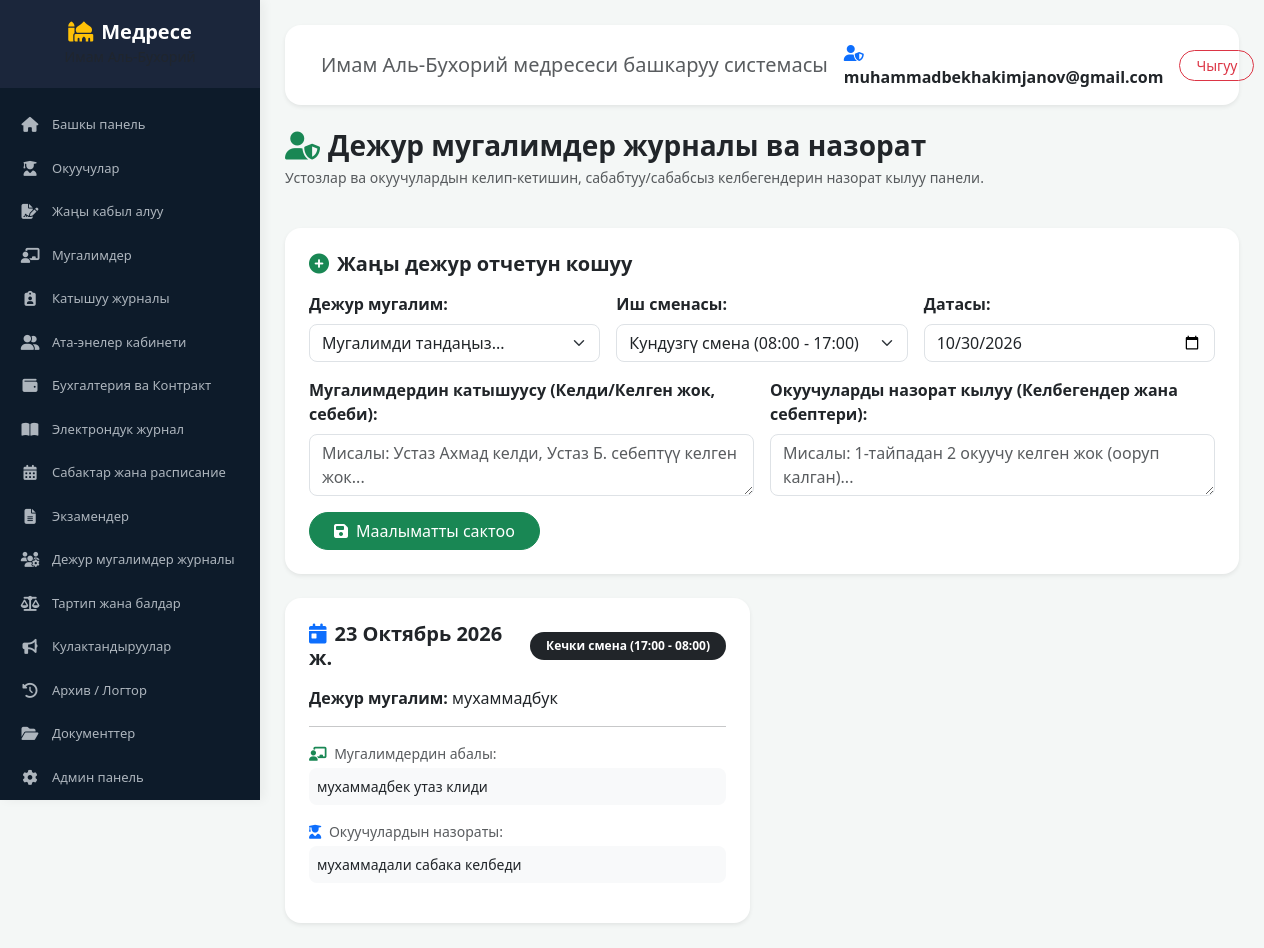
The page /duty-schedule/ (signed in) on the database its author committed.
### madrasah/accounts/models.py (models this page shows)
class User(AbstractUser):
    middle_name = models.CharField(max_length=150, blank=True, null=True, verbose_name="Атасынын аты")
    phone = models.CharField(max_length=20, blank=True, null=True, verbose_name="Телефон номери")
    role = models.CharField(
        max_length=20,
        choices=[('student', 'Окуучу'), ('teacher', 'Мугалим'), ('admin', 'Админ')],
        default='student',
        verbose_name="Ролу"
    )

### madrasah/core/models.py (models this page shows, shortened)
class DutyLog(models.Model):
    SHIFT_CHOICES = (
        ('day', 'Кундузги смена (08:00 - 17:00)'),
        ('night', 'Кечки смена (17:00 - 08:00)'),
    )
    teacher = models.ForeignKey('Teacher', on_delete=models.CASCADE, verbose_name="Дежур мугалим")
    date = models.DateField(auto_now_add=True, verbose_name="Күнү")
    shift = models.CharField(max_length=10, choices=SHIFT_CHOICES, default='day', verbose_name="Сменасы")
    teachers_attendance = models.TextField(blank=True, null=True, verbose_name="Устозрлордун келгени / келбегени")
    students_attendance = models.TextField(blank=True, null=True, verbose_name="Окуучулардын келгени жана себептери")
    note = models.TextField(blank=True, null=True, verbose_name="Кошумча эскертүү")
    class Meta:
        verbose_name = "Дежур назорат журналы"
        verbose_name_plural = "Дежур мугалимдер журналы (Архив)"
        ordering = ['-date']

class Teacher(models.Model):
    user = models.OneToOneField(
        settings.AUTH_USER_MODEL,
        on_delete=models.SET_NULL,
        null=True,
        blank=True,
        verbose_name='Колдонуучу (Логин)'
    )
    photo = models.ImageField(
        upload_to='teachers/', blank=True, null=True, verbose_name='Сүрөтү'
    )
    name = models.CharField(max_length=100, verbose_name='Аты-жөнү')
    subject = models.CharField(max_length=100, verbose_name='Предмети')
    phone = models.CharField(max_length=20, verbose_name='Телефон номери')
    class Meta:
        verbose_name = 'Мугалим'
        verbose_name_plural = 'Мугалимдер'

### madrasah/core/views.py (the view, shortened to what this page needs)
# urls.py: path('duty-schedule/', views.duty_schedule_list_view, name='duty_schedule_list'),
@login_required
def duty_schedule_list_view(request):
    teachers = Teacher.objects.all()
    duties = DutyLog.objects.all().order_by("-date")
    return render(request, "core/duty_schedule_list.html", {"teachers": teachers, "duties": duties})

### madrasah/core/context_processors.py (called while the page is built)
def menu(request):
    if request.user.is_authenticated:
        return {"menu_items": MENU.get(request.user.role, [])}
    return {"menu_items": []}

### madrasah/templates/core/duty_schedule_list.html (shortened to what this page needs)
{% extends 'base.html' %}
{% block content %}
<div class="row mb-4 align-items-center">
    <div class="col">
        <h3 class="fw-bold text-dark mb-0">
            <i class="fa-solid fa-user-shield text-success me-2"></i>Дежур мугалимдер журналы ва назорат
        </h3>
        <p class="text-muted small mt-1">Устозлар ва окуучулардын келип-кетишин, сабабтуу/сабабсыз келбегендерин назорат кылуу панели.</p>
    </div>
</div>
<div class="card border-0 shadow-sm rounded-4 mb-4">
    <div class="card-body p-4">
        <h5 class="fw-bold text-dark mb-3"><i class="fa fa-plus-circle text-success me-2"></i>Жаңы дежур отчетун кошуу</h5>
        <form method="POST">
            <div class="row g-3">
                <div class="col-md-4">
                    <label class="form-label fw-semibold">Дежур мугалим:</label>
                    <select name="teacher_id" class="form-select rounded-3" required>
                        <option value="">Мугалимди тандаңыз...</option>
                    </select>
                </div>
                <div class="col-md-4">
                    <label class="form-label fw-semibold">Иш сменасы:</label>
                    <select name="shift" class="form-select rounded-3" required>
                        <option value="day">Кундузгү смена (08:00 - 17:00)</option>
                    </select>
                </div>
                <div class="col-md-4">
                    <label class="form-label fw-semibold">Датасы:</label>
                    <input type="date" name="date" class="form-control rounded-3" value="{% now 'Y-m-d' %}" required>
                </div>
                <div class="col-md-6">
                    <label class="form-label fw-semibold">Мугалимдердин катышуусу (Келди/Келген жок, себеби):</label>
                    <textarea name="teachers_attendance" class="form-control rounded-3" rows="2" placeholder="Мисалы: Устаз Ахмад келди, Устаз Б. себептүү келген жок..."></textarea>
                </div>
                <div class="col-md-6">
                    <label class="form-label fw-semibold">Окуучуларды назорат кылуу (Келбегендер жана себептери):</label>
                    <textarea name="students_attendance" class="form-control rounded-3" rows="2" placeholder="Мисалы: 1-тайпадан 2 окуучу келген жок (ооруп калган)..."></textarea>
                </div>
            </div>
            <button type="submit" class="btn btn-success rounded-pill px-4 mt-3">
                <i class="fa-solid fa-save me-2"></i>Маалыматты сактоо
            </button>
        </form>
    </div>
</div>
<div class="row g-4">
    {% for duty in duties %}
    <div class="col-md-6">
        <div class="card border-0 shadow-sm rounded-4 h-100">
            <div class="card-body p-4">
                <div class="d-flex justify-content-between align-items-center mb-3">
                    <h5 class="fw-bold text-dark mb-0"><i class="fa fa-calendar-day text-primary me-2"></i>{{ duty.date }}</h5>
                    {% if duty.shift == 'day' %}
                        <span class="badge bg-warning-subtle text-warning px-3 py-2 rounded-pill">
                            {{ duty.get_shift_display }}
                        </span>
                    {% else %}
                        <span class="badge bg-dark text-white px-3 py-2 rounded-pill">
                            {{ duty.get_shift_display }}
                        </span>
                    {% endif %}
                </div>
                <p class="mb-2"><strong>Дежур мугалим:</strong> {{ duty.teacher.name }}</p>
                <hr class="opacity-25">
                <p class="small text-muted mb-1"><i class="fa fa-chalkboard-user text-success me-1"></i> Мугалимдердин абалы:</p>
                <p class="bg-light p-2 rounded-3 small">{{ duty.teachers_attendance|default:"Маалымат берилген эмес" }}</p>
                <p class="small text-muted mb-1"><i class="fa fa-user-graduate text-primary me-1"></i> Окуучулардын назораты:</p>
                <p class="bg-light p-2 rounded-3 small">{{ duty.students_attendance|default:"Маалымат берилген эмес" }}</p>
            </div>
        </div>
    </div>
    {% endfor %}
</div>
{% endblock %}

### madrasah/templates/base.html (shortened to what this page needs)
{% load static %}
<!DOCTYPE html>
<html lang="ky">
<head>
    <link href="https://cdn.jsdelivr.net/npm/bootstrap@5.3.2/dist/css/bootstrap.min.css" rel="stylesheet">
    <link rel="stylesheet" href="https://cdnjs.cloudflare.com/ajax/libs/font-awesome/6.4.2/css/all.min.css">
</head>
<body>
    <nav id="sidebar">
        <div class="sidebar-header">
            <h5 class="fw-bold mb-0 text-white"><i class="fa-solid fa-mosque me-2 text-warning"></i>Медресе</h5>
            <small class="text-muted">Имам Аль-Бухорий</small>
        </div>
        <ul class="list-unstyled components">
            <li>
                <a href="{% url 'dashboard' %}"><i class="fa-solid fa-house"></i> Башкы панель</a>
            </li>
            <li>
                <a href="{% url 'students_list' %}"><i class="fa-solid fa-user-graduate"></i> Окуучулар</a>
            </li>
            <li>
                <a href="{% url 'students_list' %}"><i class="fa-solid fa-file-signature"></i> Жаңы кабыл алуу</a>
            </li>
            <li>
                <a href="{% url 'teachers_list' %}"><i class="fa-solid fa-chalkboard-user"></i> Мугалимдер</a>
            </li>
            <li>
                <a href="{% url 'attendance' %}"><i class="fa-solid fa-clipboard-user"></i> Катышуу журналы</a>
            </li>
            <li>
                <a href="{% url 'parents_cabinet' %}"><i class="fa-solid fa-user-group"></i> Ата-энелер кабинети</a>
            </li>
            <li>
                <a href="{% url 'accounting' %}"><i class="fa-solid fa-wallet"></i> Бухгалтерия ва Контракт</a>
            </li>
            <li>
                <a href="{% url 'gradebook' %}"><i class="fa-solid fa-book-open"></i> Электрондук журнал</a>
            </li>
            <li>
                <a href="{% url 'schedule_list' %}"><i class="fa-solid fa-calendar-days"></i> Сабактар жана расписание</a>
            </li>
            <li>
                <a href="{% url 'exams_list' %}"><i class="fa-solid fa-file-lines"></i> Экзамендер</a>
            </li>
            <li>
                <a href="{% url 'duty_schedule_list' %}"><i class="fa-solid fa-users-gear"></i> Дежур мугалимдер журналы</a>
            </li>
            <li>
                <a href="{% url 'discipline' %}"><i class="fa-solid fa-scale-balanced"></i> Тартип жана балдар</a>
            </li>
            <li>
                <a href="{% url 'announcements_list' %}"><i class="fa-solid fa-bullhorn"></i> Кулактандыруулар</a>
            </li>
            <li>
                <a href="{% url 'audit_list' %}"><i class="fa-solid fa-clock-rotate-left"></i> Архив / Логтор</a>
            </li>
            <li>
                <a href="{% url 'documents' %}"><i class="fa-solid fa-folder-open"></i> Документтер</a>
            </li>
            <li>
                <a href="{% url 'admin_management' %}"><i class="fa-solid fa-gear"></i> Админ панель</a>
            </li>
        </ul>
    </nav>
    <div id="content">
        <nav class="navbar navbar-expand-lg navbar-light bg-white rounded-4 shadow-sm mb-4 px-4 py-3">
            <div class="container-fluid">
                <span class="navbar-brand mb-0 h6 text-muted">Имам Аль-Бухорий медресеси башкаруу системасы</span>
                <div class="d-flex align-items-center gap-3">
                    <span class="fw-bold text-dark"><i class="fa-solid fa-user-shield me-1 text-primary"></i> {{ user.username|default:"Администратор" }}</span>
                    <a href="{% url 'logout' %}" class="btn btn-outline-danger btn-sm rounded-pill px-3">Чыгуу</a>
                </div>
            </div>
        </nav>
        {% block content %}
        {% endblock %}
    </div>
</body>
</html>

### madrasah/templates/base.html (style rules this page uses)
:root { --sidebar-width: 260px; --primary-color: #0d1b2a; --secondary-color: #1b263b; }
body { background-color: #f4f7f6; font-family: 'Segoe UI', Tahoma, Geneva, Verdana, sans-serif; }
#sidebar { position: fixed; top: 0; left: 0; height: 100vh; width: var(--sidebar-width); background-color: var(--primary-color); color: #fff; transition: all 0.3s; z-index: 1000; overflow-y: auto; box-shadow: 4px 0 10px rgba(0,0,0,0.05); }
#sidebar .sidebar-header { padding: 20px; background-color: var(--secondary-color); text-align: center; }
#sidebar ul.components { padding: 15px 0; }
#sidebar ul li a { padding: 12px 20px; display: flex; align-items: center; color: #adb5bd; text-decoration: none; transition: 0.2s; font-size: 13px; }
#sidebar ul li a i { margin-right: 12px; width: 20px; text-align: center; font-size: 15px; }
#content { margin-left: var(--sidebar-width); padding: 25px; }

### rows shown on the page
User: username "muhammadbekhakimjanov@gmail.com"
DutyLog: date "23 Октябрь 2026 ж.", shift "Кечки смена (17:00 - 08:00)", teacher.name "мухаммадбук", teachers_attendance "мухаммадбек утаз клиди", students_attendance "мухаммадали сабака келбеди"
